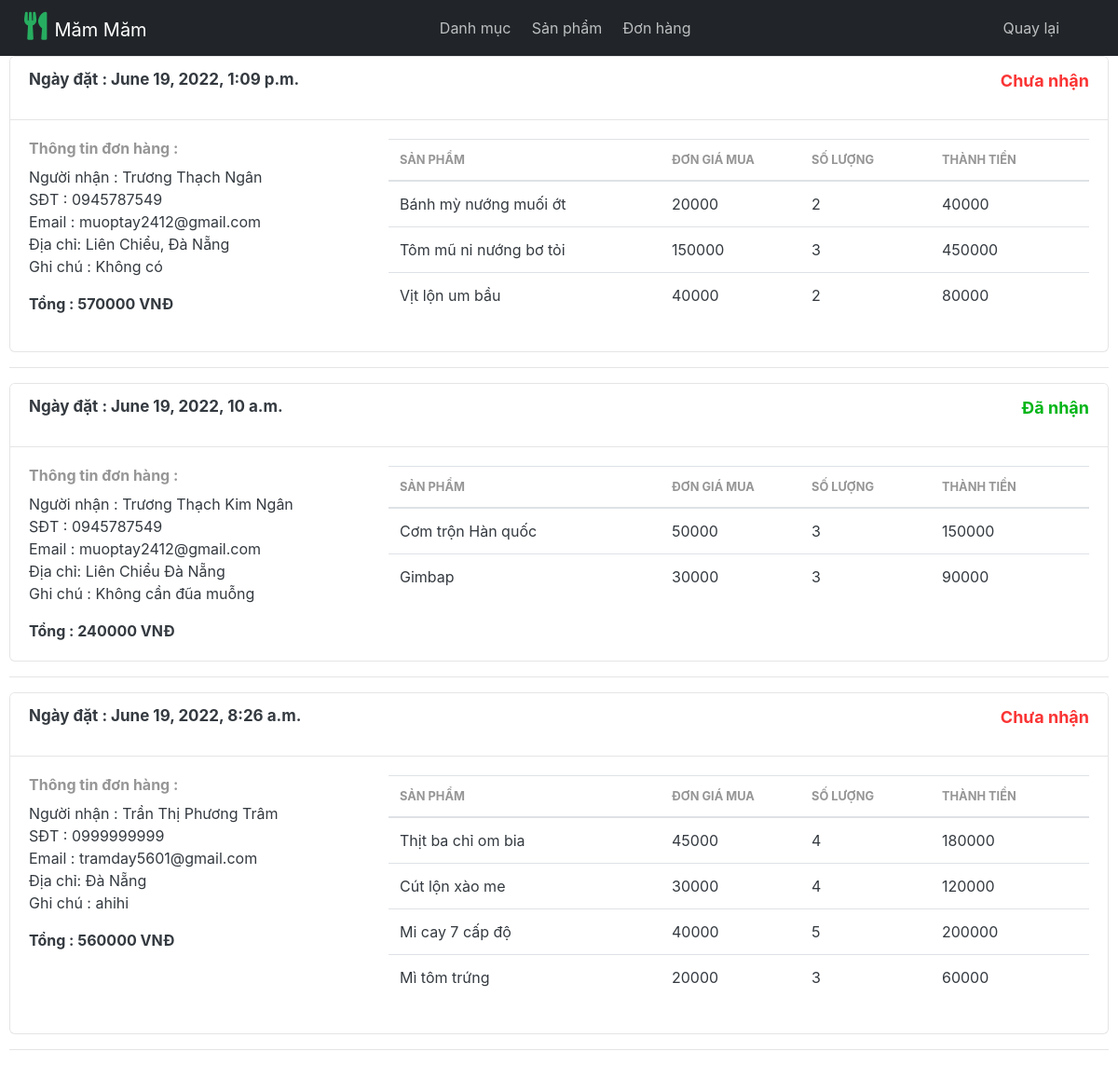
The page /dashboard/order on the database as committed earlier.
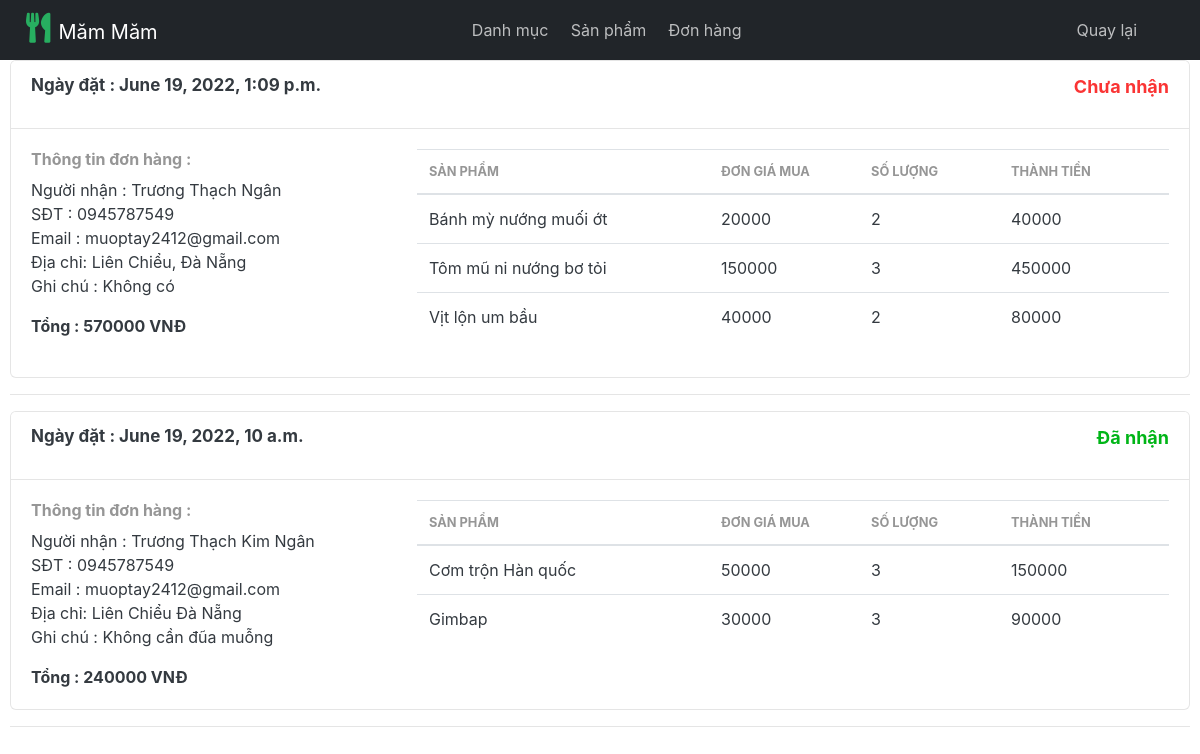
The same page on the database as committed later.
### order/models.py (models this page shows)
class Order(models.Model):
    user = models.ForeignKey(User, on_delete=models.SET_NULL, null=True)
    first_name = models.CharField(max_length=50)
    last_name = models.CharField(max_length=50)
    email = models.EmailField(max_length=50)
    phone_number = models.CharField(max_length=15)
    address = models.CharField(max_length=50)
    order_note = models.CharField(max_length=100, blank=True)
    order_total = models.IntegerField()
    is_done = models.BooleanField(default=False)
    created_at = models.DateTimeField(auto_now_add=True)
    updated_at = models.DateTimeField(auto_now=True)

class OrderDetail(models.Model):
    order = models.ForeignKey(Order, on_delete=models.CASCADE)
    user = models.ForeignKey(User, on_delete=models.CASCADE)
    product = models.ForeignKey(Product, on_delete=models.CASCADE)
    quantity = models.IntegerField()
    product_price = models.IntegerField()
    created_at = models.DateTimeField(auto_now_add=True)
    updated_at = models.DateTimeField(auto_now=True)
    def order_detail_total(self):
        return self.product_price * self.quantity

### product/models.py (models this page shows, shortened)
class Product(models.Model):
    name = models.CharField(max_length=100, unique=True)
    slug = models.SlugField(max_length=50, unique=True, allow_unicode=True)
    price = models.IntegerField()
    description = models.TextField(max_length=500, blank=True)
    image = models.ImageField(upload_to='photos/products')
    is_available = models.BooleanField(default=True)
    created_date = models.DateTimeField(auto_now_add=True)
    modified_date = models.DateTimeField(auto_now=True)
    category = models.ForeignKey(Category, on_delete=models.CASCADE)
    class Meta:
        verbose_name = "product"
        verbose_name_plural = "products"

### dashboard/views.py (the view)
# urls.py: path("order", views.ReadOrder, name="ReadOrder"),
def ReadOrder(request):
    orders = Order.objects.order_by('-created_at').all()
    orders_vm = []
    for order in orders:
        order_detail = OrderDetail.objects.filter(order=order)
        orders_vm.append((order, order_detail))
    print(len(orders_vm))
    return render(request=request, template_name="dashboard/order/read.html",
                  context={"orders_vm": orders_vm})

### cart/context_processors.py (called while the page is built)
def cart_count(request):
    cart_count_badge = 0
    if "admin" in request.path:
        return {}
    else:
        try:
            cart = Cart.objects.filter(cart_id=cart_id_from_session(request))
            if request.user.is_authenticated:
                cart_items = CartItem.objects.all().filter(user=request.user)
            else:
                cart_items = CartItem.objects.all().filter(cart=cart[:1])
            cart_count_badge = cart_items.count()
        except Cart.DoesNotExist:
            cart_count_badge = 0
    return dict(cart_count_badge=cart_count_badge)

### cart/views.py (called while the page is built)
def cart_id_from_session(request):
    cart_id = request.session.session_key
    if not cart_id:
        cart_id = request.session.create()
    return cart_id

### category/context_processors.py (called while the page is built)
def header_menu_links(request):
    links = Category.objects.all()
    return dict(links=links)

### templates/dashboard/order/read.html
{% extends 'dashboard-base.html' %}
{% load static %}
{% block content %}
{% for order, order_detail in orders_vm %}
<article class="card">
    <header class="card-header" style="display: flex;justify-content: space-between;">
        <strong style="font-size: 17px;">Ngày đặt : {{ order.created_at }}</strong>
        {% if order.is_done %}
        <p class="text-success" style="font-size: 18px;"><b>Đã nhận</b></p>
        {% else %}
        <p class="text-danger" style="font-size: 18px;"><b>Chưa nhận</b></p>
        {% endif %}
    </header>
    <div class="card-body">
        <div class="row">
            <div class="col-md-4">
                <h6 class="text-muted">Thông tin đơn hàng : </h6>
                <p>Người nhận : {{ order.first_name }} {{ order.last_name }} <br>
                    SĐT : {{ order.phone_number }} <br>
                    Email : {{ order.email }} <br>
                    Địa chỉ: {{ order.address }} <br>
                    Ghi chú : {{ order.order_note }}
                </p>
                <b>Tổng : {{ order.order_total }} VNĐ</b>
            </div>
            <div class="col-md-8">
                <table class="table table-hover">
                    <thead class="text-muted">
                        <tr class="small text-uppercase">
                            <th scope="col">Sản phẩm</th>
                            <th scope="col" width="150">Đơn giá mua</th>
                            <th scope="col" width="140">Số lượng</th>
                            <th scope="col" width="170">Thành tiền</th>
                        </tr>
                    </thead>
                    <tbody>
                        {% for od in order_detail %}
                        <tr>
                            <td>
                                <p class="title mb-0">{{ od.product.name }}</p>
                            </td>
                            <td>
                                <p class="title mb-0">{{ od.product_price }}</p>
                            </td>
                            <td>
                                <p class="title mb-0">{{ od.quantity }}</p>
                            </td>
                            <td>
                                <p class="title mb-0">{{ od.order_detail_total }}</p>
                            </td>
                        </tr>
                        {% endfor %}
                    </tbody>
                </table>
            </div>
        </div>
    </div>
</article>
<hr>
{% endfor %}
{% endblock%}

### templates/dashboard-base.html (shortened to what this page needs)
{% load static %}
<!DOCTYPE html>
<html lang="en">
<head>
    <link href="{% static 'css/bootstrap.css' %}" rel="stylesheet" type="text/css" />
    <link href="{% static 'fonts/fontawesome/css/all.min.css' %}" type="text/css" rel="stylesheet">
    <link href="{% static 'css/jquery.dataTables.min.css' %}" rel="stylesheet" type="text/css" />
</head>
<body>
    {% include 'dashboard/navbar.html' %}
    <div class="container">
        {% block content %}{% endblock %}
    </div>
</body>
</html>

### templates/dashboard/navbar.html (shortened to what this page needs)
<nav class="navbar navbar-expand-lg navbar-dark bg-dark">
    <div class="container">
        <a class="navbar-brand" href="/dashboard">
            <i class="fas fa-utensils" style="padding-right: .5rem;color: #27ae60;font-size: 30px;"></i>Măm Măm
        </a>
        <div class="collapse navbar-collapse" id="navbarNav">
            <ul class="navbar-nav">
                <li class="nav-item">
                    <a class="nav-link" href="/dashboard/category">Danh mục</a>
                </li>
                <li class="nav-item">
                    <a class="nav-link" href="/dashboard/product">Sản phẩm</a>
                </li>
                <li class="nav-item">
                    <a class="nav-link" href="/dashboard/order">Đơn hàng</a>
                </li>
            </ul>
        </div>
        <div class="collapse navbar-collapse" id="navbarNav">
            <ul class="navbar-nav">
                <li class="nav-item">
                    <a class="nav-link" href="/">Quay lại</a>
                </li>
            </ul>
        </div>
    </div>
</nav>

Rows that differ between the two databases and show on the page:
removed Order: created_at "June 19, 2022, 8:26 a.m.", is_done "Chưa nhận", first_name "Trần Thị Phương", last_name "Trâm", phone_number "0999999999", email "tramday5601@gmail.com", address "Đà Nẵng", order_note "ahihi", order_total "560000"
removed OrderDetail: product.name "Thịt ba chỉ om bia", product_price "45000", quantity "4", order_detail_total "180000", shown under "June 19, 2022, 8:26 a.m."
removed OrderDetail: product.name "Cút lộn xào me", product_price "30000", quantity "4", order_detail_total "120000", shown under "June 19, 2022, 8:26 a.m."
removed OrderDetail: product.name "Mi cay 7 cấp độ", product_price "40000", quantity "5", order_detail_total "200000", shown under "June 19, 2022, 8:26 a.m."
removed OrderDetail: product.name "Mì tôm trứng", product_price "20000", quantity "3", order_detail_total "60000", shown under "June 19, 2022, 8:26 a.m."
